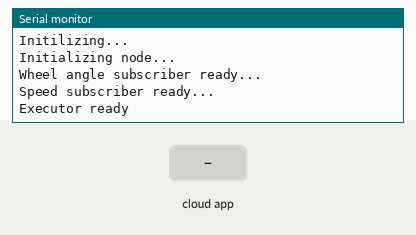
A sketch run on a simulated ESP32. On the bench: the last lines printed to the serial monitor. The test bench sets the inputs (shaded band). WiFi joins after 1.5 s; servers stay silent unless stated; the ROS host is connected and sends only what is stated.

Above: at 4.7 s.
4.8 s: the phone or cloud app sets speed_control to 0
At 5.8 s:
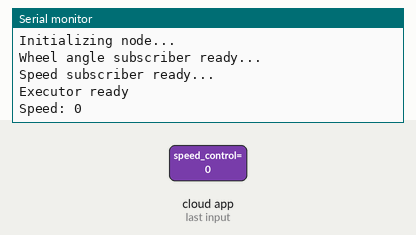
6.3 s: the phone or cloud app sets wheel_angle_control to 0
At 7.3 s:
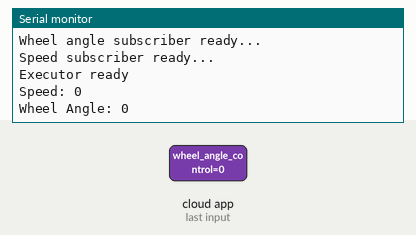
7.8 s: the phone or cloud app sets speed_control to 1
At 8.4 s:
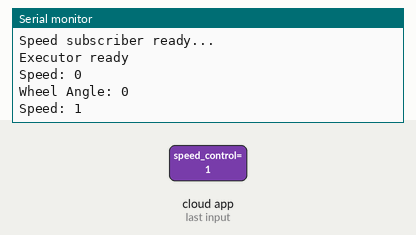
9.3 s: the phone or cloud app sets wheel_angle_control to 1
At 9.9 s:
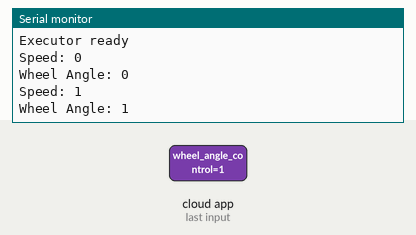

Measured:
- after the input at 4.8 s, the serial monitor: prints a new line at once (image 1)
- after the input at 6.3 s, the serial monitor: prints a new line after 0.07 s (image 2)
- after the input at 7.8 s, the serial monitor: prints a new line at once (image 3)
- after the input at 9.3 s, the serial monitor: prints a new line after 0.05 s (image 4)

The sketch:

micro_ros_subscriber.ino
```cpp
#include <micro_ros_arduino.h>
#include <WiFi.h>
#include <stdio.h>
#include <rcl/rcl.h>
#include <rcl/error_handling.h>
#include <rclc/rclc.h>
#include <rclc/executor.h>


#include <std_msgs/msg/String.h>
#include <std_msgs/msg/Int32.h>

rcl_subscription_t subscriber_wheel_angle;
rcl_subscription_t subscriber_speed;
std_msgs__msg__Int32 msg;
rclc_executor_t executor;
rclc_support_t support;
rcl_allocator_t allocator;
rcl_node_t node;
rcl_timer_t timer;

#define RCCHECK(fn) { rcl_ret_t temp_rc = fn; if((temp_rc != RCL_RET_OK)){printf("Failed status on line %d: %d. Aborting.\n",__LINE__,temp_rc); error_loop();}}
#define RCSOFTCHECK(fn) { rcl_ret_t temp_rc = fn; if((temp_rc != RCL_RET_OK)){}}

void error_loop(){
  delay(5000);
}

void speed_subscription_callback(const void *msgin) {
  // STRINGS
  //const std_msgs__msg__String *msg = (const std_msgs__msg__String *)msgin;
  //const char *data = msg->data.data;  // Access the string data
  //const char *data = msg->data;  // Access the string data
  const std_msgs__msg__Int32 *msg = (const std_msgs__msg__Int32 *)msgin;
  Serial.print("Wheel Angle: ");
  Serial.println(msg->data);

}

void wheel_angle_subscription_callback(const void *msgin) {
  // STRINGS
  //const std_msgs__msg__String *msg = (const std_msgs__msg__String *)msgin;
  //const char *data = msg->data.data;  // Access the string data
  //const char *data = msg->data;  // Access the string data
  const std_msgs__msg__Int32 *msg = (const std_msgs__msg__Int32 *)msgin;
  Serial.print("Speed: ");
  Serial.println(msg->data);

}


void setup() {
  Serial.begin(115200);
  WiFi.begin("Test", "11111111");
  Serial.println("Connecting to Wi-Fi");
  set_microros_wifi_transports("Test", "11111111", "172.20.10.5", 8888);
  while (WiFi.status() != WL_CONNECTED) {
      delay(500);
      Serial.print(".");
    }
  Serial.println("WiFi connected!");
  Serial.print("IP address: ");
  Serial.println(WiFi.localIP());

  delay(2000);

  allocator = rcl_get_default_allocator();

  //create init_options
  RCCHECK(rclc_support_init(&support, 0, NULL, &allocator));
  Serial.println("Initilizing...");

  // create node
  RCCHECK(rclc_node_init_default(&node, "arduino_node", "", &support));
  Serial.println("Initializing node...");

  // create subscriber for speed
RCCHECK(rclc_subscription_init_default(
  &subscriber_speed,
  &node,
  ROSIDL_GET_MSG_TYPE_SUPPORT(std_msgs, msg, Int32),
  "wheel_angle_control"));
  Serial.println("Wheel angle subscriber ready...");

  // Create subscriber for wheels' angle
  RCCHECK(rclc_subscription_init_default(
  &subscriber_wheel_angle,
  &node,
  ROSIDL_GET_MSG_TYPE_SUPPORT(std_msgs, msg, Int32),
  "speed_control"));
  Serial.println("Speed subscriber ready...");


  // create executor
  RCCHECK(rclc_executor_init(&executor, &support.context, 2, &allocator));
  RCCHECK(rclc_executor_add_subscription(&executor, &subscriber_wheel_angle, &msg, &wheel_angle_subscription_callback, ON_NEW_DATA));
  RCCHECK(rclc_executor_add_subscription(&executor, &subscriber_speed, &msg, &speed_subscription_callback, ON_NEW_DATA));
  Serial.println("Executor ready");
}

void loop() {
  delay(100);
  rclc_executor_spin_some(&executor, RCL_MS_TO_NS(100));
}
```
